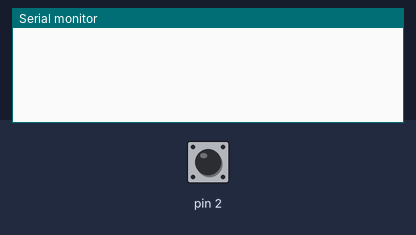
Bench run of a sketch on a simulated Arduino Uno, built with avr-gcc and run on an emulated ATmega328P. Parts: the last lines printed to the serial monitor. Inputs (shaded band) come from the test bench; at power-on: pin 2 HIGH.

Above: at 2.8 s.
2.9 s: pin 2 pulled LOW for 1.2 s
At 5.4 s:
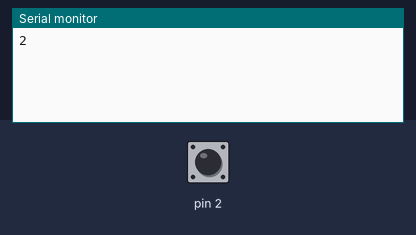
8.2 s: pin 2 pulled LOW for 1.2 s
At 10.4 s:
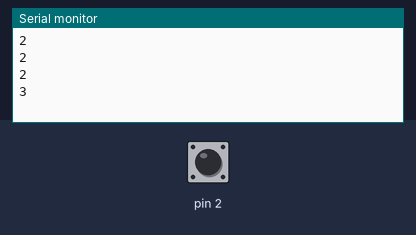
10.9 s: pin 2 pulled LOW for 3.2 s
At 13.9 s:
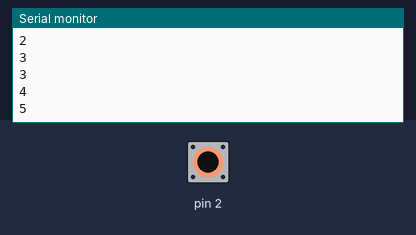
Timing chart, 0 to 15.4 s (numbered marks = the images above; inputs shaded):
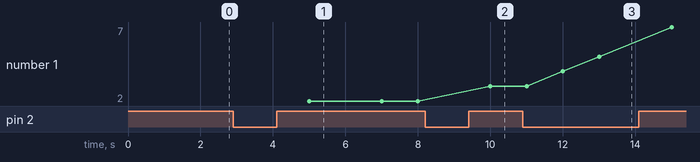

The sketch:

mereni_poctu_cyklu_na_stisk_tlacitka.ino
```cpp
int i = 0;
void setup() {
  pinMode(2, INPUT_PULLUP);
  Serial.begin(9600);
}

void loop() {
  if (digitalRead(2) == LOW) {
    i++;
  }
  delay(1000);
  if (millis() % 1000 == 0) {
    Serial.println(i);
  }
}
```

Measured:
- after the input at 2.9 s, the serial monitor: prints a new line after 2.1 s (image 1)
- after the input at 8.2 s, the serial monitor: prints a new line after 1.8 s (image 2)
- after the input at 10.9 s, the serial monitor: prints a new line after 1.1 s (image 3)
- plotted number 1: 2 → 3 after the input at 8.2 s, 3 → 7 after the input at 10.9 s
